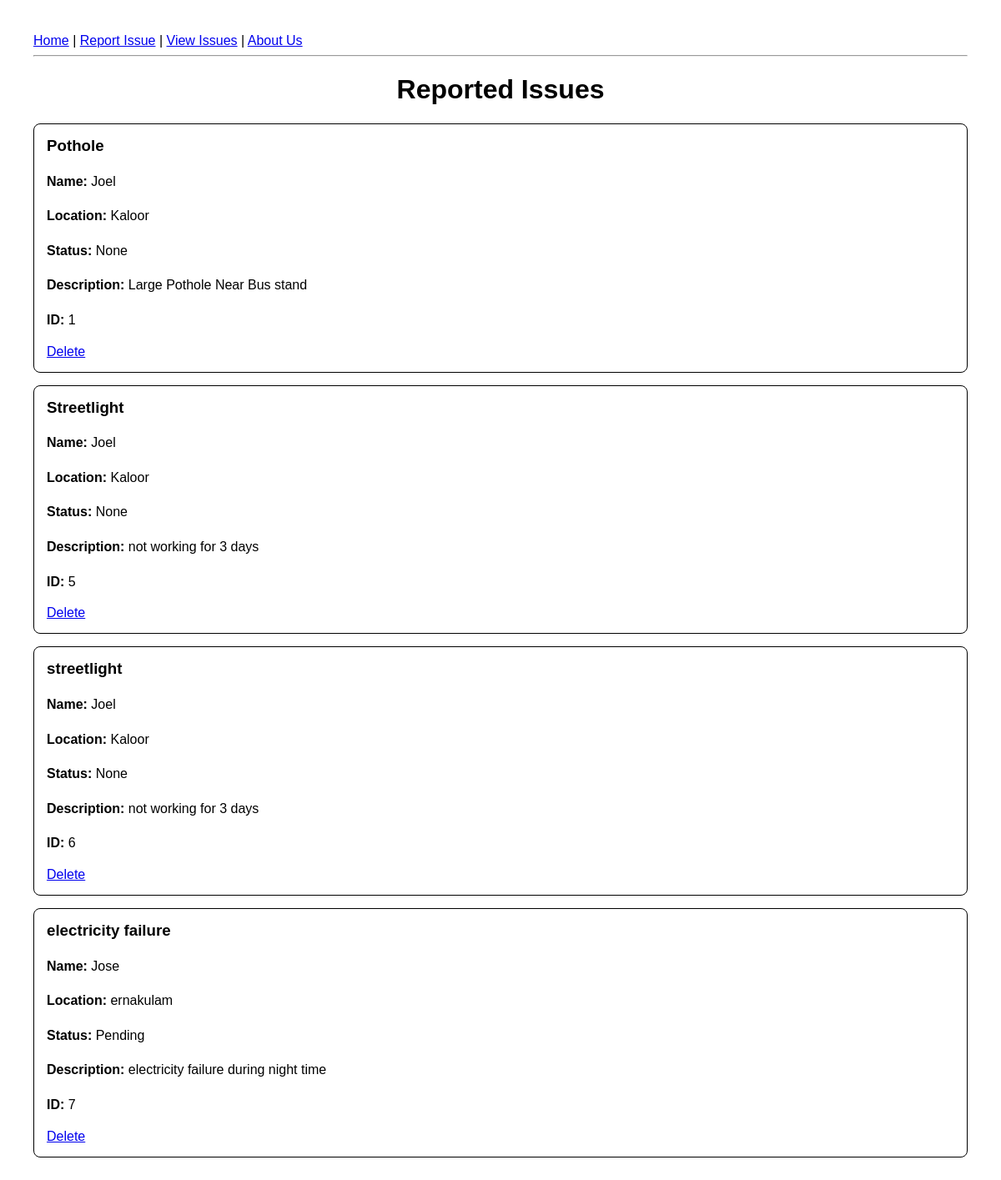
Page /issues on the committed database.
### tables this page shows
CREATE TABLE reports (
    id INTEGER PRIMARY KEY AUTOINCREMENT,
    name TEXT,
    location TEXT,
    title TEXT,
    description TEXT
, status TEXT);

### app/app.py (the view)
@app.route("/issues")
def issues():
    conn = sqlite3.connect("civicbridge.db")
    cursor=conn.cursor()
    cursor.execute("SELECT * FROM reports")
    reports=cursor.fetchall()
    print(reports)
    conn.close()
    return render_template("issues.html", reports=reports)

### app/templates/issues.html
{% extends "base.html" %}
{% block content %}
<h1>Reported Issues</h1>
{% if reports %}
    {% for report in reports %}
    <div class="issue-card">
        <h3>{{ report[3] }}</h3>
        <p><strong>Name:</strong> {{ report[1] }}</p>
        <p><strong>Location:</strong> {{ report[2] }}</p>
        <p><strong>Status:</strong> {{ report[5] }}</p>
        <p><strong>Description:</strong> {{ report[4] }}</p>
        <p><strong>ID:</strong> {{ report[0] }}</p>
        <a href="/delete/{{ report[0] }}">Delete</a>
    </div>
    {% endfor %}
{% else %}
    <p>No issues have been reported yet.</p>
{% endif %}
{% endblock %}

### app/templates/base.html (shortened to what this page needs)
<!DOCTYPE html>
<html>
<head>
    <link rel="stylesheet"
          href="{{ url_for('static', filename='style.css') }}">
</head>
<body>
    <nav>
        <a href="/">Home</a> |
        <a href="/report">Report Issue</a> |
        <a href="/issues">View Issues</a> |
        <a href="/about">About Us</a>
    </nav>
    <hr>
    {% block content %}
    {% endblock %}
</body>
</html>

### app/static/style.css (style rules this page uses)
body { font-family: Arial, sans-serif; margin: 40px; }
h1 { text-align: center; }
p { line-height: 1.6; }
.issue-card { border: 1px solid black; padding: 15px; margin: 15px 0; border-radius: 8px; }
.issue-card h3 { margin-top: 0; }

### rows in the picture
reports: title "Pothole", name "Joel", location "Kaloor", report "None", description "Large Pothole Near Bus stand", id "1"
reports: title "Streetlight", name "Joel", location "Kaloor", report "None", description "not working for 3 days", id "5"
reports: title "streetlight", name "Joel", location "Kaloor", report "None", description "not working for 3 days", id "6"
reports: title "electricity failure", name "Jose", location "ernakulam", status "Pending", description "electricity failure during night time", id "7"
